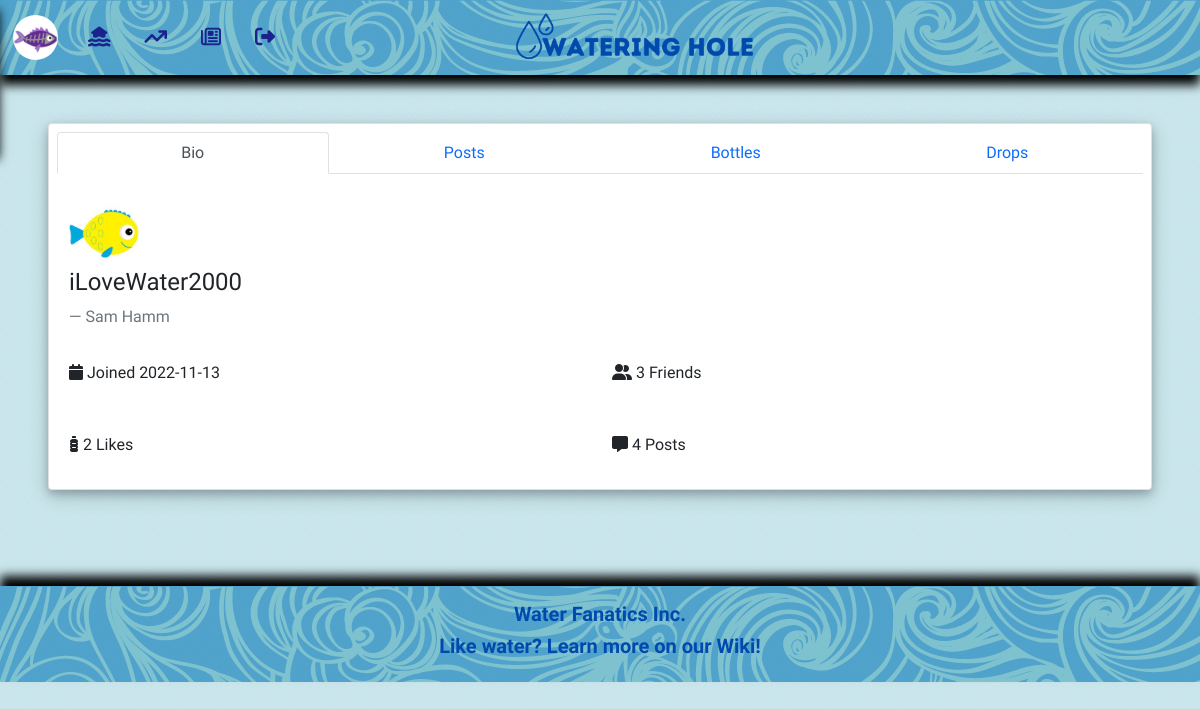
Page /profile.php?username=iLoveWater2000 (signed in) on the committed database.
### tables this page shows
CREATE TABLE `users` (
  `username` varchar(70) NOT NULL,
  `firstName` varchar(50) NOT NULL,
  `lastName` varchar(50) NOT NULL,
  `password` varchar(150) NOT NULL,
  `email` varchar(150) NOT NULL,
  `count` int(20) NOT NULL,
  `pic` tinytext NOT NULL,
  `joined` date DEFAULT NULL
);

### profile.php (the view, shortened to what this page needs)
<?php
$servername = "localhost";
$dbusername = "INFX371";
$password = "P*ssword";
$dbname = "friend";
$db = new mysqli($servername, $dbusername, $password, $dbname);
$username = $_GET['username'];
$loggedInUser = $_SESSION["username"];
$loggedInUserQuery = $db->query("SELECT pic FROM users WHERE username='$loggedInUser'");
$loggedInUserPic = $loggedInUserQuery->fetch_column();
$userInfo = $db->query("SELECT * FROM users WHERE username='$username'");
$user = $userInfo->fetch_assoc();
$count = $db->query("SELECT COUNT(postID) FROM posts WHERE user='$username'");
$countPosts = $count->fetch_column();
$friends = $db->query("SELECT COUNT(user1) FROM friends
                        WHERE (user1='$username' OR user2='$username');");
$friendCount = $friends->fetch_column();
$likesGiven = $db->query("SELECT COUNT(likeID) FROM likes WHERE liker='$username'");
$likesGivenOut = $likesGiven->fetch_column();
?>
<!DOCTYPE html>
<html lang="en">
<head>
    <link href="https://cdn.jsdelivr.net/npm/bootstrap@5.0.2/dist/css/bootstrap.min.css" rel="stylesheet">
    <link href="dashboard.css" rel="stylesheet" type="text/css">
</head>
<body>
<nav class="navbar navbar-expand-sm" id="top">
    <ul class="navbar-nav">
        <li class="nav-item">
            <div>
                <button class="btn" type="button" data-bs-toggle="offcanvas" data-bs-target="#offcanvasLeft">
                    <img src=<?php echo $loggedInUserPic;?> alt=profilepic class="navProfilePic"></img>
                </button>
            </div>
        </li>
        <li class="nav-item">
            <button class="btn p-2" data-bs-toggle="tooltip" title="Home">
                <a class="nav-link" href="dashboard.php"><i class="fa-solid fa-house-flood-water fa-lg" id="titleicons"></i></a>
            </button>
        </li>
        <li class="nav-item">
            <button class="btn p-2" data-bs-toggle="tooltip" title="Trending">
                <a class="nav-link" href="construction.php"><i class="fa-solid fa-arrow-trend-up fa-lg" id="titleicons"></i></a>
            </button>
        </li>
        <li class="nav-item">
            <button class="btn p-2" data-bs-toggle="tooltip" title="News">
                <a class="nav-link" href="construction.php"><i class="fa-regular fa-newspaper fa-lg" id="titleicons"></i></a>
            </button>
        </li>
        <li class="nav-item">
            <button class="btn p-2" data-bs-toggle="tooltip" title="Sign Out">
                <a class="nav-link" href="logout.php"><i class="fa-solid fa-right-from-bracket fa-lg" id="titleicons"></i></a>
            </button>
        </li>
    </ul>
</nav>
<div class="mx-auto" id="z">
    <a href="dashboard.php"><img src="largelogo.png" alt="Logo"></a>
</div>
<div class="m-5 card p-2 d-flex justify-content-center">
    <ul class="nav nav-tabs nav-justified" role="tablist">
        <li class="nav-item">
            <a data-bs-toggle="tab" href="#bio" class="nav-link active" id="tab">Bio</a>
        </li>
        <li class="nav-item">
            <a data-bs-toggle="tab" href="#comments" class="nav-link" id="tab">Posts</a>
        </li>
        <li class="nav-item">
            <a data-bs-toggle="tab" href="#bottles" class="nav-link" id="tab">Bottles</a>
        </li>
        <li class="nav-item">
            <a data-bs-toggle="tab" href="#drops" class="nav-link" id="tab">Drops</a>
        </li>
    </ul>
    <div class="tab-content">
        <div class="tab-pane container active" id="bio"><br>
            <div>
                <img src=<?php echo $user['pic'];?> alt=profilepic class="profilepic"></img>
                <h4><?php echo $user['username'];?></h4>
                <div class="fs-6 blockquote-footer my-2"><?php echo $user['firstName']; echo ' '; echo $user['lastName'];?></div>
                <div class="row">
                    <span class="col fs-6 my-4"><i class="fa-solid fa-calendar"></i> Joined <?php echo $user['joined'];?></span>
                    <span class="col fs-6 my-4"><i class="fa-solid fa-user-group"></i> <?php echo $friendCount;?> Friends</span>
                </div>
                <div class="row">
                    <span class="col fs-6 my-4"><i class="fa-solid fa-bottle-water"></i> <?php echo $likesGivenOut;?> Likes</span>
                    <span class="col fs-6 my-4"><i class="fa-solid fa-message"></i> <?php echo $countPosts;?> Posts</span>
                </div>
            </div>
        </div>
    </div>
</div>
<footer class="container-fluid mt-5 py-3 text-center" id="footerprofile">
    <h5><strong>Water Fanatics Inc.</strong></h5>
    <h5><strong><a class="linkdecorationrm" href="wiki/index.php">Like water? Learn more on our Wiki!</a></strong></h5>
</footer>
</body>
</html>

### dashboard.css (style rules this page uses)
body { background: #caf0f8 url("diagonal-waves.png") repeat; font-family: 'Fauna One', serif; font-size: 16px; }
.card { display: inline-block; box-shadow: 0 4px 8px 0 rgba(0, 0, 0, 0.2), 0 6px 20px 0 rgba(0, 0, 0, 0.19); }
footer { background: rgba(0, 119, 182, .6) url("background1.png"); bottom: 0; box-shadow: 0px 10px 10px black inset; color: #004aad; display: inline-block; }
#footerprofile { background: rgba(0, 119, 182, .6) url("background1.png"); bottom: 0; height: auto; box-shadow: 0px -10px 10px black; color: #004aad; display: inline-block; }
#top { background: rgba(0, 119, 182, .6) url("background1.png"); box-shadow: 0px 10px 10px black; color: #1c228c; }
.btn { color: #1c228c; }
button i { --fa-border-radius: 100%; --fa-border-padding: 8px; --fa-border-color: #1c228c; --fa-pull-margin: 4px; }
#z { z-index: 1100; text-align: center; position: absolute; left: 42%; top: 1%; }
#z a img { height: 60px; width: auto; text-align: center; }
.linkdecorationrm { text-decoration: none; color: #004aad; }
#titleicons { color: #1c228c; }
img.profilepic { width: 70px; margin-right: 10px; border-radius: 50%; }
button>img.navProfilePic { width: 45px; border-radius: 50%; }

### rows in the picture
users: pic (picture)
users: pic (picture), username "iLoveWater2000", firstName "Sam", lastName "Hamm", joined "2022-11-13"

### other values in the picture
$friendCount "3"
$likesGivenOut "2"
$countPosts "4"
